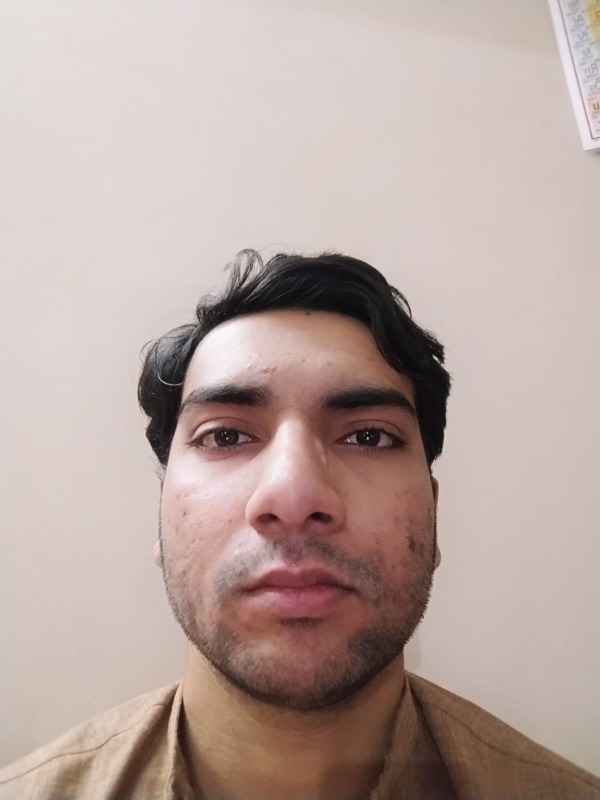
#> input picture DATASET/ADNAN/ADNAN01.jpeg, 1200 x 1600 px, found by its file name (shown at 1/2 size); its folder holds only this picture in this run
$ python preprocess_faces.py
#> lines starting #> are read from the running program, lines starting #| are printed output that depends on the picture
import cv2
import os
import numpy as np
import matplotlib.pyplot as plt
from collections import defaultdict

# ==============================
# CONFIGURATION - UPDATED FOR YOUR DATASET
# ==============================
input_folder = r'D:\MARK\FINAL PROJECT\DATASET'
output_folder = r'D:\MARK\FINAL PROJECT\OUTPUT'

# Updated to match your actual identities
identities = ['MARK', 'CHIRAG', 'ANKIT', 'ADNAN']
IMG_SIZE = 224

# Create output folders
for identity in identities:
    os.makedirs(os.path.join(output_folder, identity), exist_ok=True)
#> further down, img is the input picture: shape (1600, 1200, 3); mean B, G, R 160.8, 166.2, 184.7

# ==============================
# FACE DETECTION + CROP
# ==============================
def detect_and_crop_face(img):
    """
    Detect face in image and crop it
    Returns list of cropped face images
    """
    face_cascade = cv2.CascadeClassifier(
        cv2.data.haarcascades + 'haarcascade_frontalface_default.xml'
    )

    gray = cv2.cvtColor(img, cv2.COLOR_BGR2GRAY)
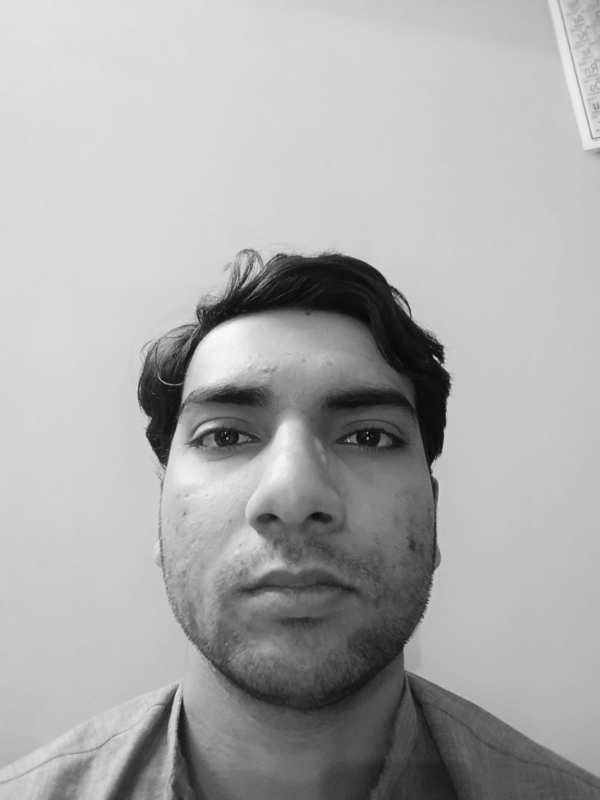
#> gray: shape (1600, 1200) (shown at 1/2 size); min 2, max 251, mean 171.2

    faces = face_cascade.detectMultiScale(
        gray,
        scaleFactor=1.1,
        minNeighbors=4,
        minSize=(50, 50)
    )
#> faces = [[217, 575, 739, 739]]

    if len(faces) == 0:
        return []

    h_img, w_img = gray.shape
#> h_img = 1600; w_img = 1200
    valid_faces = []

    for (x, y, w, h) in faces:
        aspect = w / float(h)
        area = w * h

        # Filter out non-face-like rectangles
        if not (0.5 < aspect < 1.6):
            continue

        if area < 0.02 * w_img * h_img or area > 0.6 * w_img * h_img:
            continue

        valid_faces.append((x, y, w, h))
#> this loop made 1 pass
#> (x, y, w, h, aspect, area) on pass 1: (217, 575, 739, 739, 1, 546121)
#> after the loop, valid_faces = [(217, 575, 739, 739)]

    if not valid_faces:
        return []

    # Get largest face
    x, y, w, h = sorted(valid_faces, key=lambda f: f[2]*f[3], reverse=True)[0]
#> x = 217; y = 575; w = 739; h = 739

    # Add padding
    pad = 10
    x1, y1 = max(x-pad, 0), max(y-pad, 0)
#> x1 = 207; y1 = 565
    x2, y2 = min(x+w+pad, img.shape[1]), min(y+h+pad, img.shape[0])
#> x2 = 966; y2 = 1324

    crop = img[y1:y2, x1:x2]
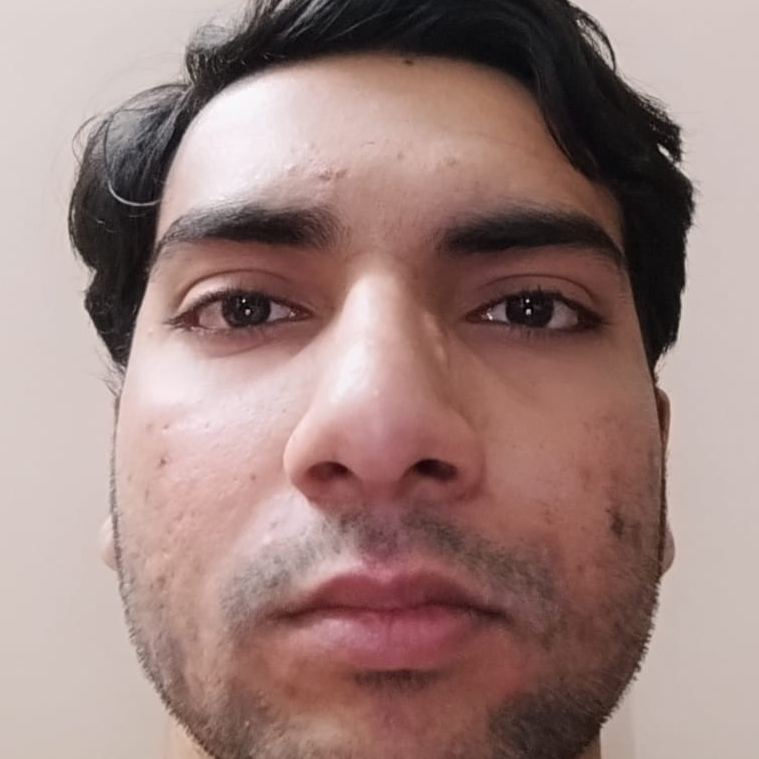
#> crop: shape (759, 759, 3); mean B, G, R 125.7, 130.1, 157
    return [crop]

# ==============================
# PREPROCESSING LOOP
# ==============================
count_per_identity = defaultdict(int)
contrast_per_identity = defaultdict(list)
mean_intensity_per_identity = defaultdict(list)
skipped_files = []
processed_files = []

print("="*60)
print("FACE PREPROCESSING - STARTING")
print("="*60)
print(f"\nInput folder: {input_folder}")
print(f"Output folder: {output_folder}")
print(f"Expected identities: {identities}")
print("\n" + "="*60)

for identity in os.listdir(input_folder):

    identity_path = os.path.join(input_folder, identity)

    if not os.path.isdir(identity_path):
        continue

    if identity.upper() not in identities:
        print(f"\n⚠️  Skipping unknown folder: {identity}")
        continue

    print(f"\n📁 Processing identity: {identity}")
    print("-" * 40)

    os.makedirs(os.path.join(output_folder, identity), exist_ok=True)

    image_files = [f for f in os.listdir(identity_path)
                   if f.lower().endswith(('.jpg', '.jpeg', '.png', '.bmp'))]

    print(f"   Found {len(image_files)} images")

    for img_name in image_files:

        img_path = os.path.join(identity_path, img_name)
        img = cv2.imread(img_path)

        if img is None:
            print(f"   ✗ Could not read: {img_name}")
            skipped_files.append((identity, img_name, "Cannot read"))
            continue

        crops = detect_and_crop_face(img)
#> crops = 1 item

        if not crops:
            print(f"   ✗ No face detected: {img_name}")
            skipped_files.append((identity, img_name, "No face detected"))
            continue

        for idx, crop in enumerate(crops):

            # Convert to grayscale
            gray = cv2.cvtColor(crop, cv2.COLOR_BGR2GRAY)

            # Resize to standard size
            resized = cv2.resize(gray, (IMG_SIZE, IMG_SIZE))

            # Normalize and equalize histogram
            norm = cv2.normalize(resized, None, 0, 255, cv2.NORM_MINMAX)
            eq = cv2.equalizeHist(norm)

            # Check contrast (skip very low contrast images)
            std_val = eq.std()
            if std_val < 20:
                print(f"   ✗ Low contrast: {img_name}")
                skipped_files.append((identity, img_name, "Low contrast"))
                continue

            # Stats
            count_per_identity[identity] += 1
            contrast_per_identity[identity].append(std_val)
            mean_intensity_per_identity[identity].append(eq.mean())

            # Save processed image
            out_name = f"{os.path.splitext(img_name)[0]}_face{idx}.jpg"
            out_path = os.path.join(output_folder, identity, out_name)
            cv2.imwrite(out_path, eq)
            processed_files.append((identity, img_name, out_name))
#> this loop made 1 pass
#> std_val on pass 1: 73.98
#> pass 1, `gray = cv2.cvtColor(crop, cv2.COLOR_BGR2GRAY)`:
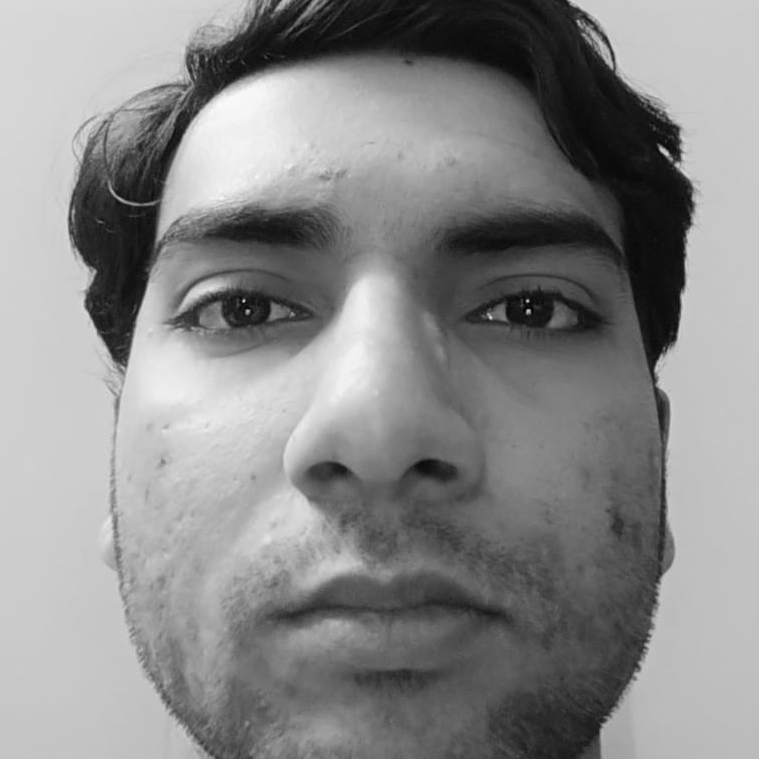
#> gray: shape (759, 759); min 2, max 251, mean 137.7
#> pass 1, `eq = cv2.equalizeHist(norm)`:
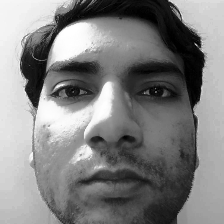
#> eq: shape (224, 224); min 0, max 255, mean 128.4
#> after the loop, count_per_identity = {'ADNAN': 1}; processed_files = [('ADNAN', 'ADNAN01.jpeg', 'ADNAN01_face0.jpg')]; skipped_files = []

    print(f"   ✓ Processed: {count_per_identity[identity]} faces")
#|    ✓ Processed: 1 faces
#> pass 2 of the loop `for identity in os.listdir(input_folder):`:
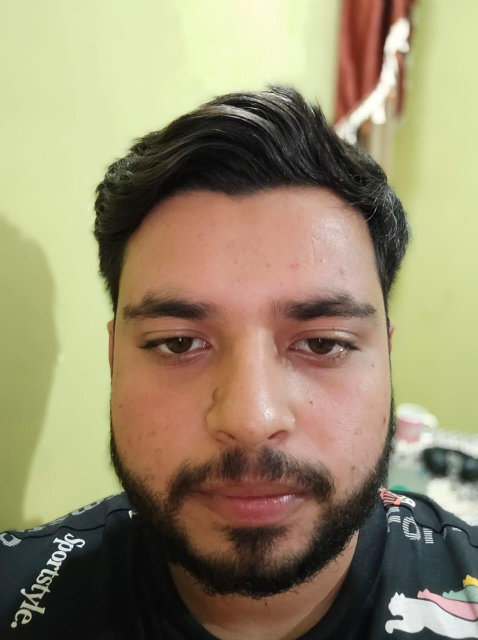
#> input picture DATASET/ANKIT/ANKIT01.jpeg, 956 x 1280 px, found by its file name (shown at 1/2 size)
#> img is the input picture: shape (1280, 956, 3); mean B, G, R 109, 138.8, 150.5
#> in detect_and_crop_face (call 2), `gray = cv2.cvtColor(img, cv2.COLOR_BGR2GRAY)`:
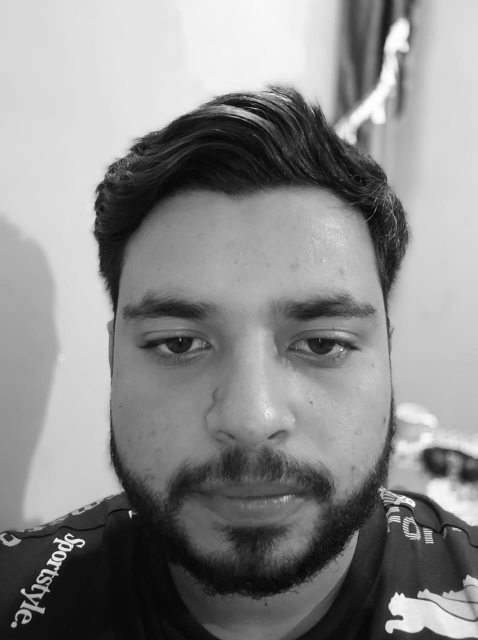
#> gray: shape (1280, 956) (shown at 1/2 size); min 0, max 255, mean 138.9
#> faces = [[127, 396, 744, 744]]
#> the loop in detect_and_crop_face (call 2), `for (x, y, w, h) in faces:` made 1 pass
#> (x, y, w, h, aspect, area) on pass 1: (127, 396, 744, 744, 1, 553536)
#> after the loop in detect_and_crop_face (call 2), `for (x, y, w, h) in faces:`: valid_faces = [(127, 396, 744, 744)]
#> in detect_and_crop_face (call 2), `x, y, w, h = sorted(valid_faces, key=lambda f: f[2]*f[3], reverse=True..`: x = 127; y = 396; w = 744
#> x1 = 117; y1 = 386
#> x2 = 881; y2 = 1150
#> crop: shape (764, 764, 3)
#> the loop `for idx, crop in enumerate(crops):` made 1 pass
#> std_val on pass 1: 73.74
#> pass 1, `eq = cv2.equalizeHist(norm)`:
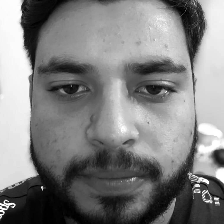
#> eq: shape (224, 224); min 0, max 255, mean 128.1
#> after the loop `for idx, crop in enumerate(crops):`: count_per_identity = {'ADNAN': 1, 'ANKIT': 1}; processed_files = [('ADNAN', 'ADNAN01.jpeg', 'ADNAN01_face0.jpg'), ('ANKIT', 'ANKIT01.jpeg', 'ANKIT01_face0.jpg')]
#|    ✓ Processed: 1 faces

# ==============================
# SUMMARY
# ==============================
print("\n" + "="*60)
print("PREPROCESSING COMPLETE")
print("="*60)

total_processed = sum(count_per_identity.values())
#> total_processed = 2
total_skipped = len(skipped_files)
#> total_skipped = 0

print(f"\n📊 SUMMARY:")
print("-" * 40)
for identity in identities:
    count = count_per_identity[identity]
    print(f"   {identity:15} {count:4} faces")
#> this loop made 4 passes
#> count on passes 1 to 4: 0, 0, 1, 1
#|    MARK               0 faces
#|    CHIRAG             0 faces
#|    ANKIT              1 faces
#|    ADNAN              1 faces

print(f"\n   {'TOTAL PROCESSED':15} {total_processed:4} faces")
#|    TOTAL PROCESSED    2 faces
print(f"   {'TOTAL SKIPPED':15} {total_skipped:4} images")
#|    TOTAL SKIPPED      0 images

if total_processed < 50:
    print("\n⚠️  WARNING: Low image count!")
    print("   Recommendation: Add more images per person (aim for 100+)")
    print("   Current average: {:.1f} per person".format(total_processed / len(identities)))
#|    Current average: 0.5 per person

# Save processing report
report_path = os.path.join(output_folder, "preprocessing_report.txt")
with open(report_path, 'w') as f:
    f.write("FACE PREPROCESSING REPORT\n")
    f.write("="*60 + "\n\n")
    f.write(f"Total processed: {total_processed}\n")
    f.write(f"Total skipped: {total_skipped}\n\n")

    f.write("Per Identity:\n")
    for identity in identities:
        f.write(f"  {identity}: {count_per_identity[identity]} faces\n")

    if skipped_files:
        f.write("\n\nSkipped Files:\n")
        for identity, filename, reason in skipped_files:
            f.write(f"  {identity}/{filename} - {reason}\n")

print(f"\n📄 Report saved to: {report_path}")
#| 📄 Report saved to: D:\MARK\FINAL PROJECT\OUTPUT/preprocessing_report.txt

# ==============================
# VISUALIZATION 1 — FACE GRID
# ==============================
print("\n📊 Generating visualizations...")

gallery = []

for identity in identities:
    folder = os.path.join(output_folder, identity)
    if not os.path.isdir(folder):
        continue
    for f in os.listdir(folder):
        if f.lower().endswith('.jpg'):
            gallery.append((os.path.join(folder, f), identity))
#> pass 2 of the loop `for identity in identities:`:

if gallery:
    # Limit to 40 images for visualization
    gallery = gallery[:40]

    n_images = len(gallery)
    n_cols = 8
    n_rows = (n_images // n_cols) + (n_images % n_cols > 0)

    plt.figure(figsize=(16, 2*n_rows))
    for idx, (fname, identity) in enumerate(gallery):
        img = cv2.imread(fname, cv2.IMREAD_GRAYSCALE)
        plt.subplot(n_rows, n_cols, idx+1)
        plt.imshow(img, cmap='gray')
        plt.title(identity, fontsize=8)
        plt.axis('off')

    plt.suptitle("Sample Preprocessed Face Images", fontsize=16)
    plt.tight_layout(rect=[0, 0, 1, 0.97])

    # Save visualization
    viz_path = os.path.join(output_folder, "face_samples.png")
    plt.savefig(viz_path, dpi=150, bbox_inches='tight')
    print(f"   ✓ Face samples saved to: {viz_path}")

# ==============================
# VISUALIZATION 2 — COUNT BAR
# ==============================
plt.figure(figsize=(10, 6))
counts = [count_per_identity[id_] for id_ in identities]
#> counts = [0, 0, 1, 1]
colors = ['#3498db', '#e74c3c', '#2ecc71', '#f39c12']
bars = plt.bar(identities, counts, color=colors)

plt.xlabel("Identity", fontsize=12)
plt.ylabel("Number of Faces", fontsize=12)
plt.title("Preprocessed Faces per Identity", fontsize=14, fontweight='bold')

for i, (bar, c) in enumerate(zip(bars, counts)):
    height = bar.get_height()
    plt.text(bar.get_x() + bar.get_width()/2., height,
            f'{c}',
            ha='center', va='bottom', fontsize=12, fontweight='bold')
#> this loop made 4 passes
#> (c, height) on passes 1 to 4: (0, 0), (0, 0), (1, 1), (1, 1)

plt.grid(axis='y', alpha=0.3)
plt.tight_layout()

count_viz_path = os.path.join(output_folder, "face_count_by_identity.png")
plt.savefig(count_viz_path, dpi=150, bbox_inches='tight')
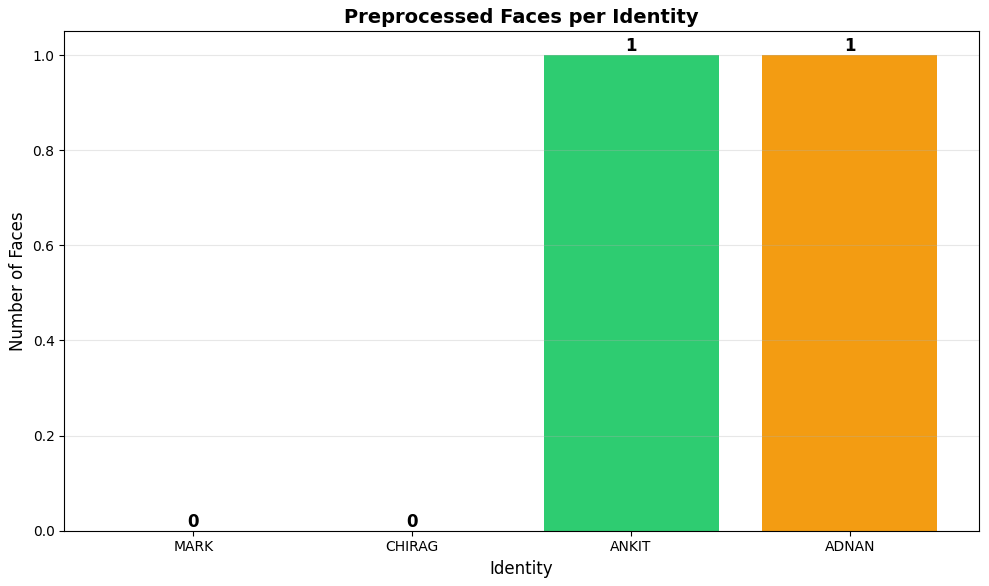
#> figure drawn by matplotlib, 1 panel
print(f"   ✓ Count visualization saved to: {count_viz_path}")
#|    ✓ Count visualization saved to: D:\MARK\FINAL PROJECT\OUTPUT/face_count_by_identity.png

# ==============================
# VISUALIZATION 3 — CONTRAST BAR
# ==============================
plt.figure(figsize=(10, 6))
avg_contrast = [
    np.mean(contrast_per_identity[id_]) if contrast_per_identity[id_] else 0
    for id_ in identities
]
#> avg_contrast = [0, 0, 73.74, 73.98]
bars = plt.bar(identities, avg_contrast, color=colors)

plt.xlabel("Identity", fontsize=12)
plt.ylabel("Average Contrast (Std Dev)", fontsize=12)
plt.title("Average Face Contrast per Identity", fontsize=14, fontweight='bold')

for bar, c in zip(bars, avg_contrast):
    height = bar.get_height()
    plt.text(bar.get_x() + bar.get_width()/2., height,
            f'{c:.1f}',
            ha='center', va='bottom', fontsize=11)
#> this loop made 4 passes
#> (c, height) on passes 1 to 4: (0, 0), (0, 0), (73.74, 73.74), (73.98, 73.98)

plt.grid(axis='y', alpha=0.3)
plt.tight_layout()

contrast_viz_path = os.path.join(output_folder, "face_contrast_by_identity.png")
plt.savefig(contrast_viz_path, dpi=150, bbox_inches='tight')
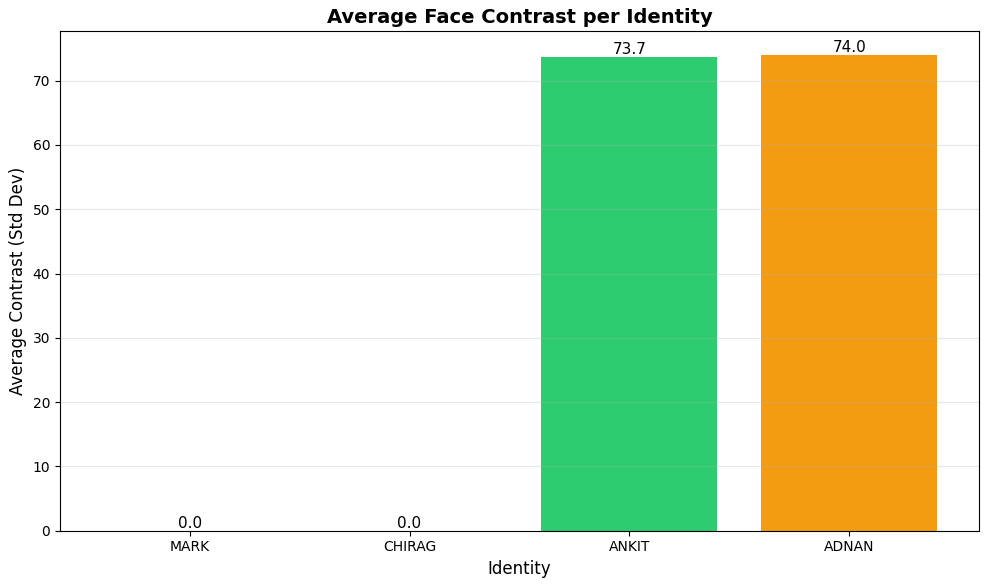
#> figure drawn by matplotlib, 1 panel; tallest bar 73.98 high, from x = 2.6 to 3.4
print(f"   ✓ Contrast visualization saved to: {contrast_viz_path}")
#|    ✓ Contrast visualization saved to: D:\MARK\FINAL PROJECT\OUTPUT/face_contrast_by_identity.png

# ==============================
# VISUALIZATION 4 — INTENSITY HISTOGRAMS
# ==============================
plt.figure(figsize=(14, 10))

for idx, id_ in enumerate(identities):
    folder = os.path.join(output_folder, id_)
    pixels = []

    if os.path.isdir(folder):
        for f in os.listdir(folder):
            if f.lower().endswith('.jpg'):
                img = cv2.imread(os.path.join(folder, f), cv2.IMREAD_GRAYSCALE)
                if img is not None:
                    pixels.append(img.flatten())

    if not pixels:
        continue

    pixels = np.concatenate(pixels)

    plt.subplot(2, 2, idx+1)
    plt.hist(pixels, bins=32, range=(0, 255), color=colors[idx], alpha=0.7)
    plt.title(f"Intensity Distribution: {id_}", fontsize=12, fontweight='bold')
    plt.xlabel("Pixel Intensity")
    plt.ylabel("Frequency")
    plt.grid(alpha=0.3)
#> pass 2 of the loop `for idx, id_ in enumerate(identities):`:

plt.tight_layout()

hist_viz_path = os.path.join(output_folder, "intensity_histograms.png")
plt.savefig(hist_viz_path, dpi=150, bbox_inches='tight')
print(f"   ✓ Histogram visualization saved to: {hist_viz_path}")
#|    ✓ Histogram visualization saved to: D:\MARK\FINAL PROJECT\OUTPUT/intensity_histograms.png

print("\n" + "="*60)
print("✅ ALL PROCESSING COMPLETE!")
print("="*60)
print(f"\nProcessed faces saved to: {output_folder}")
#| Processed faces saved to: D:\MARK\FINAL PROJECT\OUTPUT
print(f"You can now run the security system:\n")
print(f"   python secure_entry_system.py")
print("\n" + "="*60)

# Optionally show plots
# plt.show()
